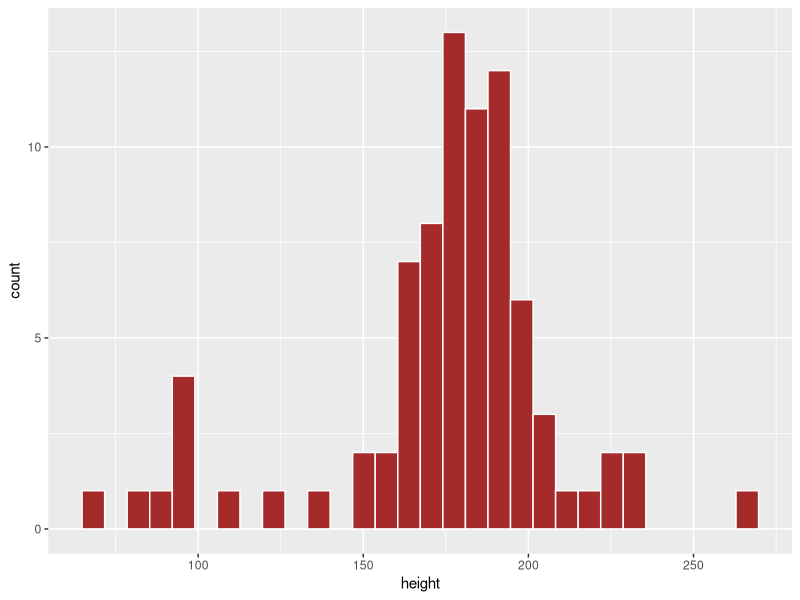
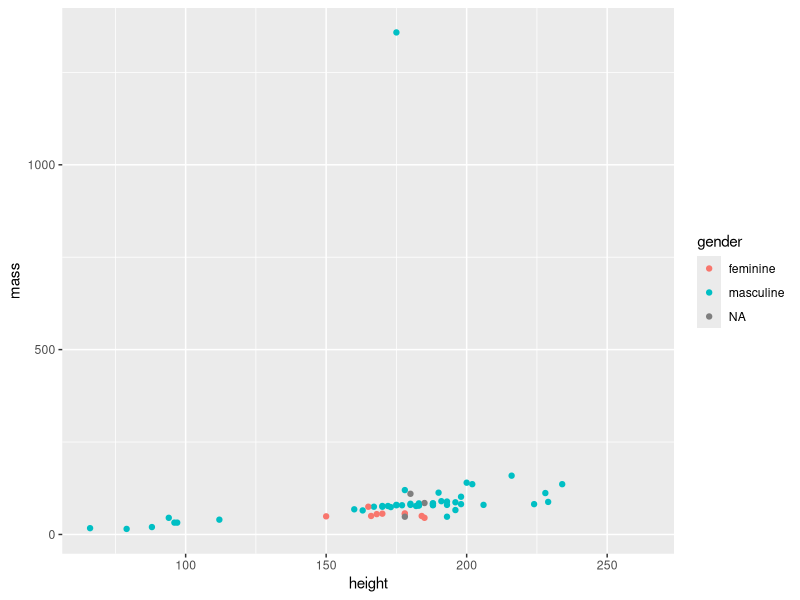

These charts were generated, in order, by the following R code:
## ---- chunk 1
library(tidyverse)
## ---- chunk 2
    head(starwars)
## ---- chunk 3
    dim(starwars)
## ---- chunk 4
    ggplot(data = starwars, aes(x = height)) + geom_histogram(fill = 'brown', color = 'white')
## ---- chunk 5
    ggplot(data = starwars, aes(x = height, y = mass)) +
      geom_point(aes(color = gender))
## ---- chunk 6
mean_height <- mean(starwars$height, na.rm = TRUE)

mean_height
## ---- chunk 7
sd_height <- sd(starwars$height, na.rm = TRUE)
sd_height
